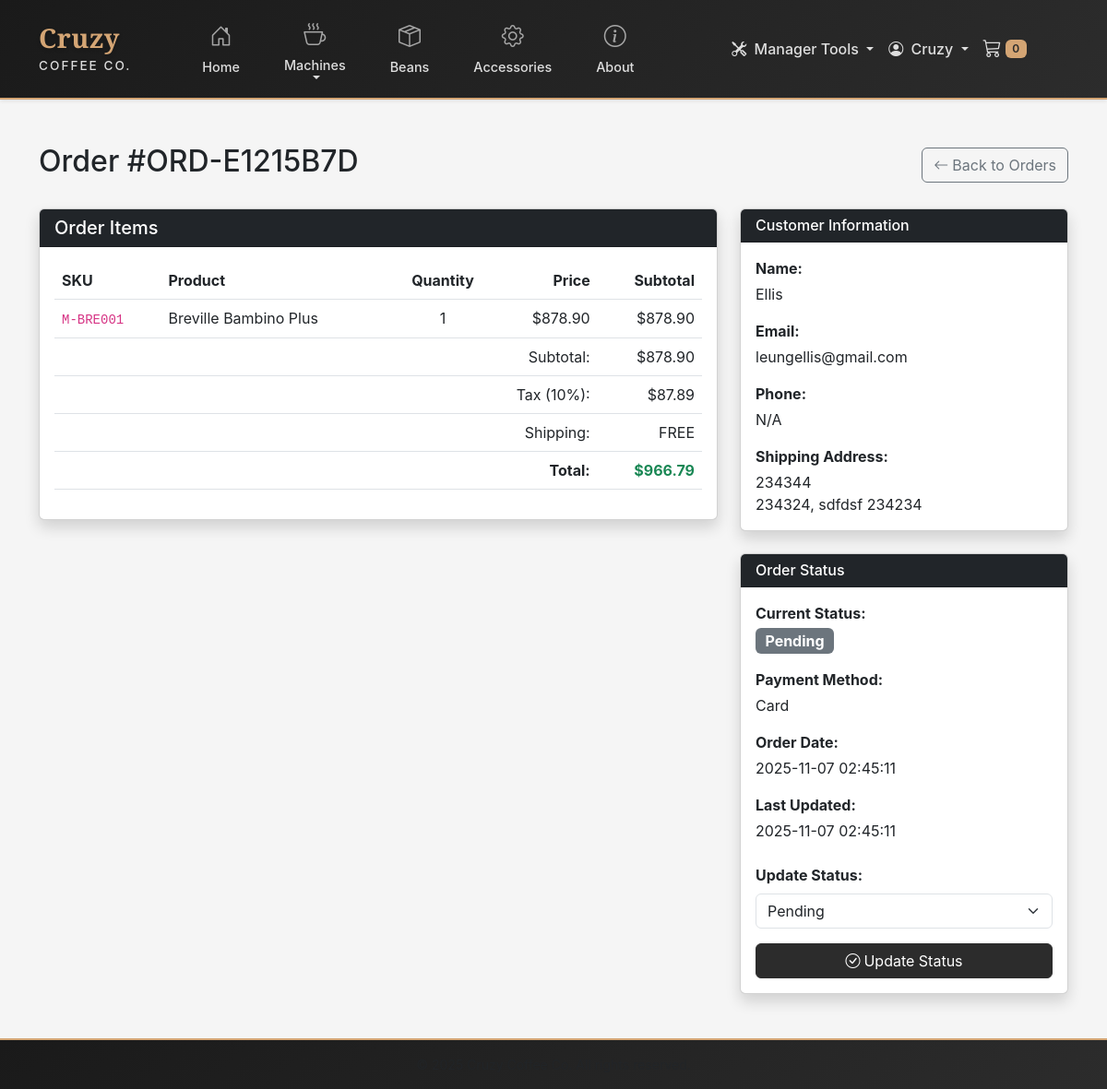
Page /admin/order/2 (signed in) on the earlier database version.
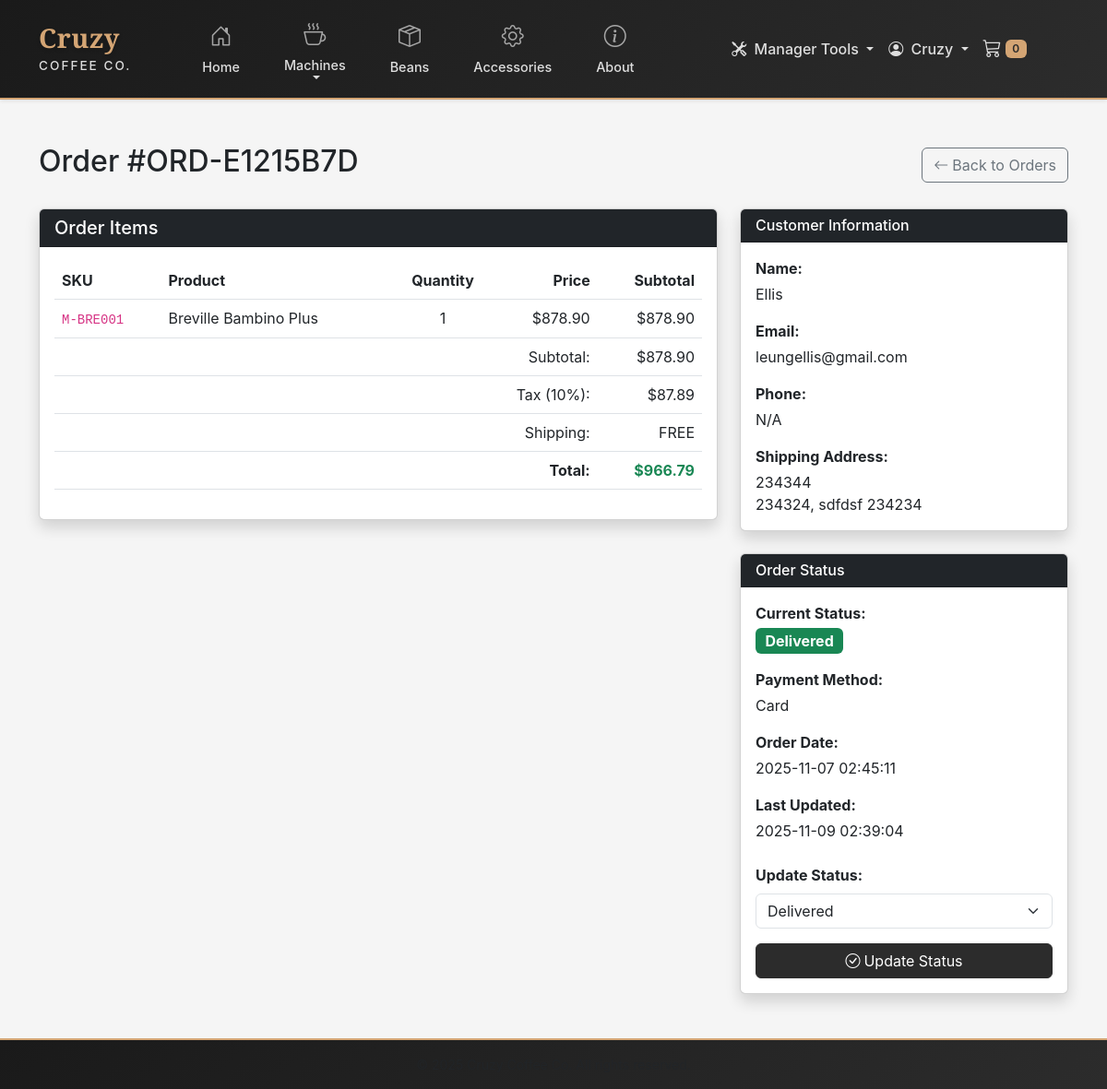
Same page on the later database version.
### tables this page shows
CREATE TABLE orders_new (
                id INTEGER PRIMARY KEY AUTOINCREMENT,
                order_number TEXT UNIQUE NOT NULL,
                user_id INTEGER,
                customer_name TEXT NOT NULL,
                customer_email TEXT NOT NULL,
                customer_phone TEXT,
                shipping_address TEXT NOT NULL,
                shipping_city TEXT NOT NULL,
                shipping_state TEXT NOT NULL,
                shipping_zip TEXT NOT NULL,
                payment_method TEXT NOT NULL,
                subtotal REAL NOT NULL,
                tax REAL NOT NULL,
                shipping_cost REAL NOT NULL,
                total REAL NOT NULL,
                status TEXT DEFAULT 'pending',
                created_at TIMESTAMP DEFAULT CURRENT_TIMESTAMP,
                updated_at TIMESTAMP DEFAULT CURRENT_TIMESTAMP,
                FOREIGN KEY (user_id) REFERENCES customers(id)
            );

CREATE TABLE order_items_new (
                id INTEGER PRIMARY KEY AUTOINCREMENT,
                order_id INTEGER NOT NULL,
                product_sku TEXT NOT NULL,
                product_name TEXT NOT NULL,
                quantity INTEGER NOT NULL,
                price REAL NOT NULL,
                subtotal REAL NOT NULL,
                FOREIGN KEY (order_id) REFERENCES orders_new(id)
            );

### app.py (the view)
@app.route("/admin/order/<int:order_id>")
@admin_required
def admin_order_detail(order_id):
    conn = get_db_connection()
    order = conn.execute('''
        SELECT * FROM orders_new WHERE id = ?
    ''', (order_id,)).fetchone()
    if not order:
        flash("Order not found.", "danger")
        conn.close()
        return redirect(url_for('admin_orders'))
    order_items = conn.execute('''
        SELECT * FROM order_items_new WHERE order_id = ?
    ''', (order_id,)).fetchall()
    conn.close()
    return render_template('admin_order_detail.html',
                         order=order,
                         order_items=order_items,
                         year=datetime.now().year)

### app.py (called while the page is built)
def get_db_connection():
    conn = sqlite3.connect('store.db')
    conn.row_factory = sqlite3.Row
    return conn

def get_user_role():
    return session.get('user_role', 'customer')

def admin_required(f):
    @wraps(f)
    def decorated_function(*args, **kwargs):
        if 'user_id' not in session:
            flash('Please log in to access this page.', 'warning')
            return redirect(url_for('login', next=request.url))
        role = get_user_role()
        if role not in ['admin', 'manager']:
            flash('Access denied. Admin privileges required.', 'danger')
            abort(403)
        return f(*args, **kwargs)
    return decorated_function

### templates/admin_order_detail.html (shortened to what this page needs)
{% extends "base.html" %}
{% block content %}
<div class="container py-5">
    <div class="d-flex justify-content-between align-items-center mb-4">
        <h2>Order #{{ order.order_number }}</h2>
        <a href="{{ url_for('admin_orders') }}" class="btn btn-outline-secondary">
            <i class="bi bi-arrow-left me-1"></i>Back to Orders
        </a>
    </div>
    <div class="row g-4">
        <div class="col-lg-8">
            <div class="card shadow mb-4">
                <div class="card-header bg-dark text-white">
                    <h5 class="mb-0">Order Items</h5>
                </div>
                <div class="card-body">
                    <div class="table-responsive">
                        <table class="table">
                            <thead>
                                <tr>
                                    <th>SKU</th>
                                    <th>Product</th>
                                    <th class="text-center">Quantity</th>
                                    <th class="text-end">Price</th>
                                    <th class="text-end">Subtotal</th>
                                </tr>
                            </thead>
                            <tbody>
                                {% for item in order_items %}
                                <tr>
                                    <td><code>{{ item.product_sku }}</code></td>
                                    <td>{{ item.product_name }}</td>
                                    <td class="text-center">{{ item.quantity }}</td>
                                    <td class="text-end">${{ '%.2f'|format(item.price) }}</td>
                                    <td class="text-end">${{ '%.2f'|format(item.subtotal) }}</td>
                                </tr>
                                {% endfor %}
                            </tbody>
                            <tfoot class="border-top">
                                <tr>
                                    <td colspan="4" class="text-end">Subtotal:</td>
                                    <td class="text-end">${{ '%.2f'|format(order.subtotal) }}</td>
                                </tr>
                                <tr>
                                    <td colspan="4" class="text-end">Tax (10%):</td>
                                    <td class="text-end">${{ '%.2f'|format(order.tax) }}</td>
                                </tr>
                                <tr>
                                    <td colspan="4" class="text-end">Shipping:</td>
                                    <td class="text-end">
                                        {% if order.shipping_cost == 0 %}FREE{% else %}${{ '%.2f'|format(order.shipping_cost) }}{% endif %}
                                    </td>
                                </tr>
                                <tr class="fw-bold">
                                    <td colspan="4" class="text-end">Total:</td>
                                    <td class="text-end text-success">${{ '%.2f'|format(order.total) }}</td>
                                </tr>
                            </tfoot>
                        </table>
                    </div>
                </div>
            </div>
        </div>
        <div class="col-lg-4">
            <div class="card shadow mb-4">
                <div class="card-header bg-dark text-white">
                    <h6 class="mb-0">Customer Information</h6>
                </div>
                <div class="card-body">
                    <p class="mb-1"><strong>Name:</strong></p>
                    <p class="mb-3">{{ order.customer_name }}</p>
                    <p class="mb-1"><strong>Email:</strong></p>
                    <p class="mb-3">{{ order.customer_email }}</p>
                    <p class="mb-1"><strong>Phone:</strong></p>
                    <p class="mb-3">{{ order.customer_phone if order.customer_phone else 'N/A' }}</p>
                    <p class="mb-1"><strong>Shipping Address:</strong></p>
                    <p class="mb-0">{{ order.shipping_address }}</p>
                    <p class="mb-0">{{ order.shipping_city }}, {{ order.shipping_state }} {{ order.shipping_zip }}</p>
                </div>
            </div>
            <div class="card shadow">
                <div class="card-header bg-dark text-white">
                    <h6 class="mb-0">Order Status</h6>
                </div>
                <div class="card-body">
                    <p class="mb-1"><strong>Current Status:</strong></p>
                    <p class="mb-3">
                        <span class="badge
                            {% if order.status == 'delivered' %}bg-success
                            {% elif order.status == 'shipped' %}bg-info
                            {% elif order.status == 'processing' %}bg-warning text-dark
                            {% elif order.status == 'cancelled' %}bg-danger
                            {% else %}bg-secondary{% endif %}" style="font-size: 1rem;">
                            {{ order.status|capitalize }}
                        </span>
                    </p>
                    <p class="mb-1"><strong>Payment Method:</strong></p>
                    <p class="mb-3 text-capitalize">{{ order.payment_method }}</p>
                    <p class="mb-1"><strong>Order Date:</strong></p>
                    <p class="mb-3">{{ order.created_at }}</p>
                    <p class="mb-1"><strong>Last Updated:</strong></p>
                    <p class="mb-4">{{ order.updated_at }}</p>
                    <form method="post" action="{{ url_for('update_order_status', order_id=order.id) }}">
                        <label class="form-label"><strong>Update Status:</strong></label>
                        <select name="status" class="form-select mb-3">
                            <option value="pending" {% if order.status == 'pending' %}selected{% endif %}>Pending</option>
                            <option value="delivered" {% if order.status == 'delivered' %}selected{% endif %}>Delivered</option>
                        </select>
                        <button type="submit" class="btn btn-dark w-100">
                            <i class="bi bi-check-circle me-1"></i>Update Status
                        </button>
                    </form>
                </div>
            </div>
        </div>
    </div>
</div>
{% endblock %}

### templates/base.html (shortened to what this page needs)
<!DOCTYPE html>
<html lang="en">
<head>
    <link href="https://cdn.jsdelivr.net/npm/bootstrap@5.3.0/dist/css/bootstrap.min.css" rel="stylesheet">
    <link rel="stylesheet" href="https://cdn.jsdelivr.net/npm/bootstrap-icons@1.11.0/font/bootstrap-icons.css">
    <link rel="stylesheet" href="{{ url_for('static', filename='css/styles.css') }}">
</head>
<body class="site-bg text-dark d-flex flex-column min-vh-100">
    <nav class="navbar navbar-expand-lg navbar-light site-nav shadow-sm">
        <div class="container">
            <a class="navbar-brand fw-bold" href="{{ url_for('index') }}">
                <span class="brand-text">
                    <span class="brand-cruzy">Cruzy</span>
                    <span class="brand-coffee">Coffee Co.</span>
                </span>
            </a>
            <div class="collapse navbar-collapse" id="navmenu">
                <ul class="navbar-nav mx-auto">
                    <li class="nav-item nav-item-icon px-3">
                        <a class="nav-link" href="{{ url_for('index') }}">
                            <div class="nav-icon">
                                <i class="bi bi-house-door"></i>
                            </div>
                            <span class="nav-text">Home</span>
                        </a>
                    </li>
                    <li class="nav-item nav-item-icon dropdown dropdown-mega px-3">
                        <a class="nav-link dropdown-toggle" href="#" id="machinesDropdown" role="button"
                           data-bs-toggle="dropdown" data-bs-auto-close="outside">
                            <div class="nav-icon">
                                <i class="bi bi-cup-hot"></i>
                            </div>
                            <span class="nav-text">Machines</span>
                        </a>
                    </li>
                    <li class="nav-item nav-item-icon px-3">
                        <a class="nav-link" href="{{ url_for('beans') }}">
                            <div class="nav-icon">
                                <i class="bi bi-box-seam"></i>
                            </div>
                            <span class="nav-text">Beans</span>
                        </a>
                    </li>
                    <li class="nav-item nav-item-icon px-3">
                        <a class="nav-link" href="{{ url_for('accessories') }}">
                            <div class="nav-icon">
                                <i class="bi bi-gear"></i>
                            </div>
                            <span class="nav-text">Accessories</span>
                        </a>
                    </li>
                    <li class="nav-item nav-item-icon px-3">
                        <a class="nav-link" href="{{ url_for('about') }}">
                            <div class="nav-icon">
                                <i class="bi bi-info-circle"></i>
                            </div>
                            <span class="nav-text">About</span>
                        </a>
                    </li>
                </ul>
                <ul class="navbar-nav ms-auto">
                    {% if session.user_role in ['admin', 'manager'] %}
                        <li class="nav-item dropdown">
                            <a class="nav-link dropdown-toggle" href="#" id="adminDropdown" role="button" data-bs-toggle="dropdown">
                                <i class="bi bi-tools me-1"></i>
                                {% if session.user_role == 'manager' %}Manager Tools{% else %}Admin Tools{% endif %}
                            </a>
                        </li>
                    {% endif %}
                    {% if session.user_id %}
                        <li class="nav-item dropdown">
                            <a class="nav-link dropdown-toggle" href="#" id="accountDropdown" role="button" data-bs-toggle="dropdown">
                                <i class="bi bi-person-circle me-1"></i>
                                {{ session.user_name }}
                            </a>
                        </li>
                    {% endif %}
                    <li class="nav-item dropdown">
                        <a class="nav-link position-relative d-flex align-items-center" href="#" id="cartDropdown" role="button" data-bs-toggle="dropdown" aria-expanded="false">
                            <i class="bi bi-cart3" style="font-size: 1.25rem;"></i>
                            <span id="mini-cart-count" class="badge bg-dark ms-1">{{ cart_count or 0 }}</span>
                        </a>
                    </li>
                </ul>
            </div>
        </div>
    </nav>
    {% block content %}{% endblock %}
    <footer class="site-footer mt-auto py-3">
        <div class="container text-center text-muted small">
        </div>
    </footer>
</body>
</html>

### static/css/styles.css (style rules this page uses)
:root { --brand-black: #1A1A1A; --brand-brown: #8B4513; --brand-light: #F5F5F5; --brand-gold: #D4AF37; --muted: #6b6b6b; --product-bg: #F5E0B8; --product-fg: var(--brand-black); --warm-cream: #f5e6d3; --warm-tan: #d4a574; --warm-brown: #8B4513; --warm-dark-brown: #5D4037; }
body.site-bg { background: var(--brand-light); color: var(--brand-black); font-family: 'Inter', system-ui, -apple-system, sans-serif; }
.site-nav { background: linear-gradient(135deg, #f5f5f5 0%, #e8e8e8 100%); border-bottom: 1px solid rgba(0, 0, 0, 0.1); padding: 0.5rem 0; }
.navbar-brand { font-size: 1.5rem; color: #d4a574 !important; transition: transform 0.3s ease; }
.navbar .nav-link { color: var(--brand-light) !important; font-weight: 500; }
.navbar-nav .nav-link { color: #333 !important; font-weight: 500; transition: color 0.3s ease; }
.navbar-nav { margin: 0 auto; align-items: center; }
.nav-item-icon { position: relative; }
.nav-item-icon .nav-link { display: flex; flex-direction: column; align-items: center; padding: 0.75rem 0.5rem !important; position: relative; transition: all 0.3s ease; color: rgba(255, 255, 255, 0.85) !important; }
.nav-icon { font-size: 1.5rem; opacity: 0.7; transform: translateY(0); transition: all 0.3s ease; margin-bottom: 0.25rem; color: rgba(255, 255, 255, 0.85); }
.nav-text { font-size: 0.9rem; font-weight: 500; color: rgba(255, 255, 255, 0.85); }
.site-nav { background: linear-gradient(135deg, #1a1a1a 0%, #2c2c2c 100%); border-bottom: 2px solid #d4a574; padding: 0.5rem 0; }
.navbar-nav .nav-link { color: rgba(255, 255, 255, 0.85) !important; font-weight: 500; transition: color 0.3s ease; }
.dropdown-toggle::after { color: rgba(255, 255, 255, 0.85); }
.site-bg { background-color: #f5f5f5; }
.site-footer { background: linear-gradient(135deg, #1a1a1a 0%, #2c2c2c 100%); color: rgba(255, 255, 255, 0.85); border-top: 2px solid #d4a574; }
.btn-dark { background-color: #2c2c2c; border-color: #2c2c2c; }
#mini-cart-count { background-color: #d4a574 !important; color: #2c2c2c !important; font-weight: 600; }
.nav-item .bi-cart3 { color: rgba(255, 255, 255, 0.85); transition: color 0.3s ease; }
.brand-text { display: flex; flex-direction: column; line-height: 1; gap: 0.5rem; }
.brand-cruzy { font-family: 'Playfair Display', serif; font-size: 1.8rem; font-weight: 700; color: #d4a574; letter-spacing: 0.5px; margin-bottom: 0.05rem; }
.brand-coffee { font-size: 0.85rem; font-weight: 500; color: rgba(255, 255, 255, 0.85); letter-spacing: 2px; text-transform: uppercase; margin-top: 0; }
.brand-cruzy { text-shadow: 0 2px 4px rgba(0, 0, 0, 0.2); }
.card { z-index: 1 !important; position: relative; }

Differences in the rows shown:
changed orders_new "ORD-E1215B7D": status "Pending" → "Delivered"; updated_at "2025-11-07 02:45:11" → "2025-11-09 02:39:04"
